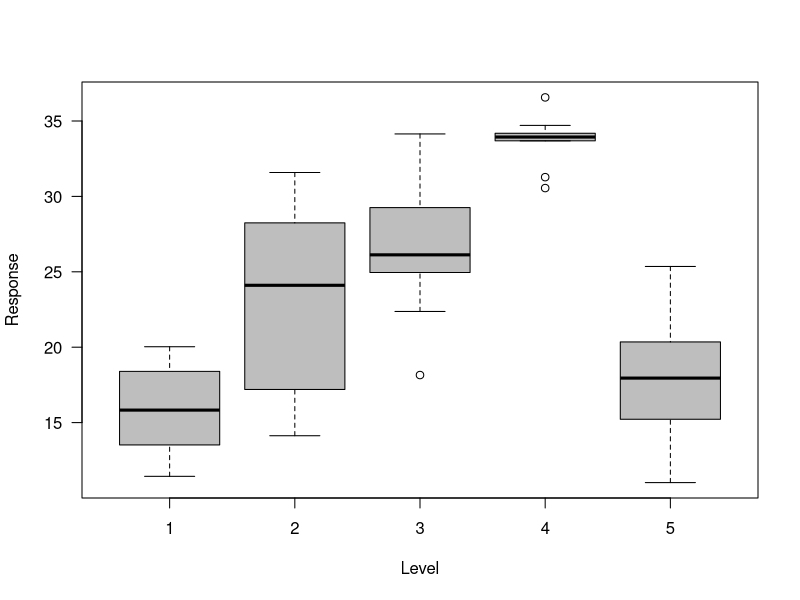

Here is the R script that generated this plot:
## ---- chunk 1
level.means <- c(20,23,25,31,17)
levels <- length(level.means)
reps <- 10
sigma <- 5
n <- levels * reps
eps <- rnorm(n, 0, sigma)
x <- rep(1:levels, rep(reps, levels)) 
means <- rep(level.means, rep(reps, levels))
X <- as.matrix(model.matrix(~ as.factor(x)-1)) 
y <- as.numeric(X %*% as.matrix(level.means) + eps)
par(mfrow=c(1,1))
boxplot(y~x, col="grey", xlab="Level", ylab="Response", main="", las = 1)
